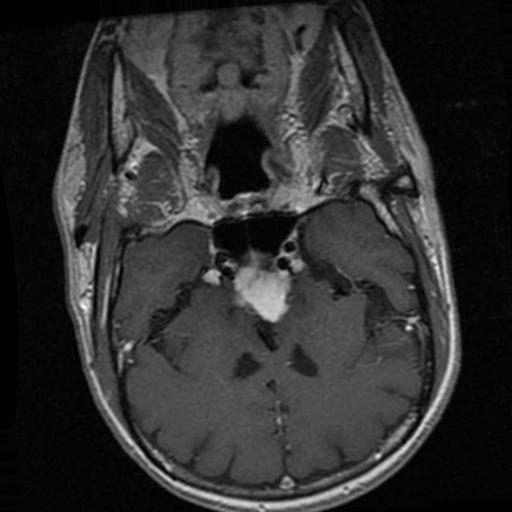
#> input picture uploads/user_1/user_1_20260410_104744_a6500d3a.jpg, 512 x 512 px
$ python -i preprocessing.py   (imports and definitions only)
#> lines starting #> are read from the running program, lines starting #| are printed output that depends on the picture
"""
Brain Disease AI - Image Preprocessing Utilities
Handles image loading, preprocessing, and augmentation for brain scans
"""
import numpy as np
from PIL import Image
import cv2
from pathlib import Path
from typing import Tuple, Optional, Union
import logging

logger = logging.getLogger(__name__)

# Target image size for model input
TARGET_SIZE = (224, 224)


def load_image(image_path: Union[str, Path]) -> np.ndarray:
    """
    Load an image from file path.
    Supports common image formats (JPEG, PNG) and attempts to handle DICOM/NIfTI.

    Args:
        image_path: Path to the image file

    Returns:
        numpy array of the image
    """
    path = Path(image_path)

    if not path.exists():
        raise FileNotFoundError(f"Image not found: {image_path}")

    ext = path.suffix.lower()

    try:
        if ext in ['.jpg', '.jpeg', '.png', '.bmp', '.tiff']:
            # Standard image formats
            image = cv2.imread(str(path))
#> image is the input picture: shape (512, 512, 3); min 0, max 255, mean 47.7
            if image is None:
                raise ValueError(f"Failed to load image: {image_path}")
            # Convert BGR to RGB
            image = cv2.cvtColor(image, cv2.COLOR_BGR2RGB)

        elif ext == '.dcm':
            # DICOM format - try to use pydicom if available
            try:
                import pydicom
                dcm = pydicom.dcmread(str(path))
                image = dcm.pixel_array
                # Normalize to 0-255
                image = ((image - image.min()) / (image.max() - image.min()) * 255).astype(np.uint8)
                # Convert to RGB if grayscale
                if len(image.shape) == 2:
                    image = cv2.cvtColor(image, cv2.COLOR_GRAY2RGB)
            except ImportError:
                logger.warning("pydicom not installed. Treating as standard image.")
                image = cv2.imread(str(path))
                if image is not None:
                    image = cv2.cvtColor(image, cv2.COLOR_BGR2RGB)

        elif ext in ['.nii', '.nii.gz']:
            # NIfTI format - try to use nibabel if available
            try:
                import nibabel as nib
                nii = nib.load(str(path))
                data = nii.get_fdata()
                # Take middle slice if 3D
                if len(data.shape) == 3:
                    mid_slice = data.shape[2] // 2
                    image = data[:, :, mid_slice]
                else:
                    image = data
                # Normalize to 0-255
                image = ((image - image.min()) / (image.max() - image.min()) * 255).astype(np.uint8)
                # Convert to RGB if grayscale
                if len(image.shape) == 2:
                    image = cv2.cvtColor(image, cv2.COLOR_GRAY2RGB)
            except ImportError:
                logger.warning("nibabel not installed. Cannot process NIfTI files.")
                raise ValueError("NIfTI support not available. Please install nibabel.")
        else:
            # Try loading as standard image
            image = cv2.imread(str(path))
            if image is not None:
                image = cv2.cvtColor(image, cv2.COLOR_BGR2RGB)
            else:
                raise ValueError(f"Unsupported image format: {ext}")

        return image

    except Exception as e:
        logger.error(f"Error loading image {image_path}: {str(e)}")
        raise


def resize_image(image: np.ndarray, target_size: Tuple[int, int] = TARGET_SIZE) -> np.ndarray:
    """
    Resize image to target dimensions.

    Args:
        image: Input image array
        target_size: Tuple of (width, height)

    Returns:
        Resized image array
    """
    return cv2.resize(image, target_size, interpolation=cv2.INTER_LINEAR)


def normalize_image(image: np.ndarray) -> np.ndarray:
    """
    Normalize image pixel values to [0, 1] range.

    Args:
        image: Input image array (0-255)

    Returns:
        Normalized image array (0-1)
    """
    return image.astype(np.float32) / 255.0


def denoise_image(image: np.ndarray, strength: int = 10) -> np.ndarray:
    """
    Apply denoising to reduce noise in the image.

    Args:
        image: Input image array
        strength: Denoising strength (higher = more smoothing)

    Returns:
        Denoised image array
    """
#> called with strength = 10
    # Ensure image is in uint8 format for denoising
    if image.dtype != np.uint8:
        image = (image * 255).astype(np.uint8)

    # Apply non-local means denoising
    if len(image.shape) == 3:
        denoised = cv2.fastNlMeansDenoisingColored(image, None, strength, strength, 7, 21)
    else:
        denoised = cv2.fastNlMeansDenoising(image, None, strength, 7, 21)

    return denoised


def enhance_contrast(image: np.ndarray) -> np.ndarray:
    """
    Enhance image contrast using CLAHE (Contrast Limited Adaptive Histogram Equalization).

    Args:
        image: Input image array

    Returns:
        Contrast-enhanced image array
    """
    # Ensure image is in uint8 format
    if image.dtype != np.uint8:
        image = (image * 255).astype(np.uint8)

    # Convert to LAB color space
    if len(image.shape) == 3:
        lab = cv2.cvtColor(image, cv2.COLOR_RGB2LAB)
#> lab: shape (512, 512, 3); mean of channels 0, 1, 2 49.7, 127.9, 128
        l_channel, a, b = cv2.split(lab)
    else:
        l_channel = image

    # Apply CLAHE to L channel
    clahe = cv2.createCLAHE(clipLimit=2.0, tileGridSize=(8, 8))
    enhanced_l = clahe.apply(l_channel)
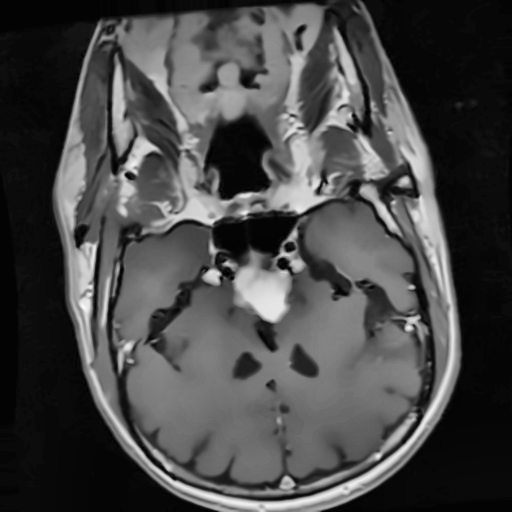
#> enhanced_l: shape (512, 512); min 0, max 250, mean 71.4

    # Merge back if color image
    if len(image.shape) == 3:
        enhanced_lab = cv2.merge([enhanced_l, a, b])
#> enhanced_lab: shape (512, 512, 3); mean of channels 0, 1, 2 71.4, 127.9, 128
        enhanced = cv2.cvtColor(enhanced_lab, cv2.COLOR_LAB2RGB)
    else:
        enhanced = enhanced_l

    return enhanced


# [12 lines left out: function apply_gaussian_blur, not called in this run]


def preprocess_brain_scan(
    image_path: Union[str, Path],
    target_size: Tuple[int, int] = TARGET_SIZE,
    denoise: bool = True,
    enhance: bool = True
) -> np.ndarray:
    """
    Complete preprocessing pipeline for brain scan images.

    Steps:
    1. Load image
    2. Denoise (optional)
    3. Enhance contrast (optional)
    4. Resize to target dimensions
    5. Normalize pixel values

    Args:
        image_path: Path to the image file
        target_size: Target dimensions (width, height)
        denoise: Whether to apply denoising
        enhance: Whether to apply contrast enhancement

    Returns:
        Preprocessed image array ready for model input
    """
    # Load image
    image = load_image(image_path)

    # Apply denoising
    if denoise:
        image = denoise_image(image)

    # Enhance contrast
    if enhance:
        image = enhance_contrast(image)

    # Resize
    image = resize_image(image, target_size)

    # Normalize
    image = normalize_image(image)

    return image


# [55 lines left out: functions prepare_batch, augment_image, not called in this run]

>>> result = preprocess_brain_scan('../../uploads/user_1/user_1_20260410_104744_a6500d3a.jpg')

$ run again, on uploads/user_1/user_1_20260410_115207_2d7f667f.jpg
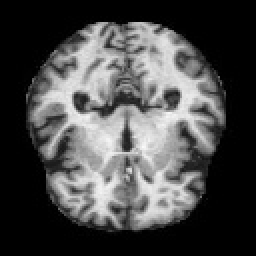
#> input picture uploads/user_1/user_1_20260410_115207_2d7f667f.jpg, 128 x 128 px (shown 2 times larger)
#> in load_image, image is the input picture: shape (128, 128, 3); min 0, max 250, mean 73.5
#> lab: shape (128, 128, 3); mean of channels 0, 1, 2 76.5, 128, 128
#> in enhance_contrast, `enhanced_l = clahe.apply(l_channel)`:
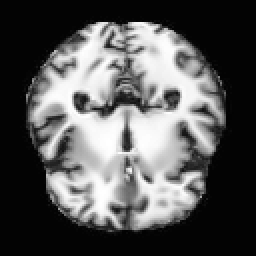
#> enhanced_l: shape (128, 128) (shown 2 times larger); min 2, max 255, mean 87.8
#> enhanced_lab: shape (128, 128, 3); mean of channels 0, 1, 2 87.8, 128, 128
#> in resize_image, `return cv2.resize(image, target_size, interpolation=cv2.INTER_LINEAR)`:
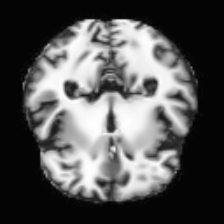
#> returned value: shape (224, 224, 3); mean of channels 0, 1, 2 85.7, 85.8, 85.8; drawn as B, G, R
